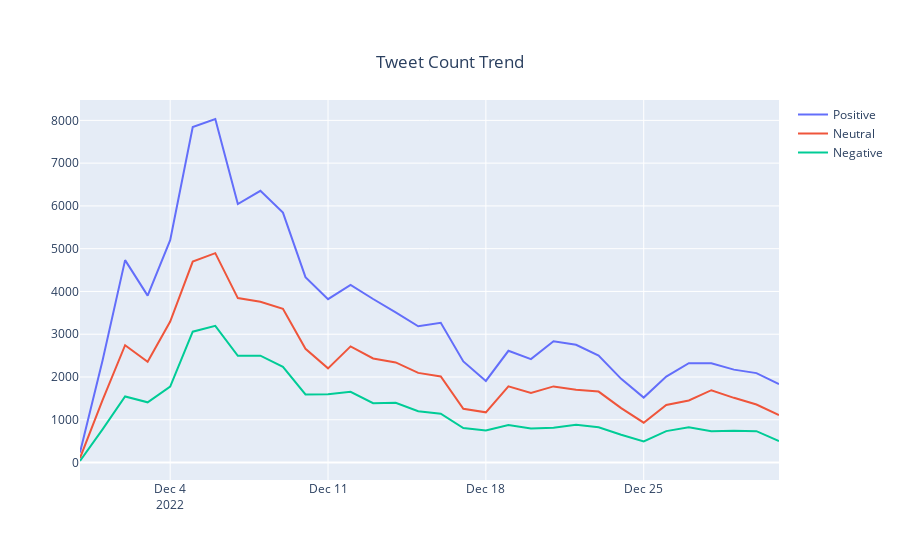

This figure's notebook cell:
### Code cell
fig=go.Figure()
fig.add_trace(go.Scatter(x=datadatepos.index,y=datadatepos['sentiment_type'],name='Positive'))
fig.add_trace(go.Scatter(x=datadateneu.index,y=datadateneu['sentiment_type'],name='Neutral'))
fig.add_trace(go.Scatter(x=datadateneg.index,y=datadateneg['sentiment_type'],name='Negative'))
fig.update_layout(
    title={'text':"Tweet Count Trend",'y':0.9,
        'x':0.5,
        'xanchor': 'center',
        'yanchor': 'top'})
fig.show()
